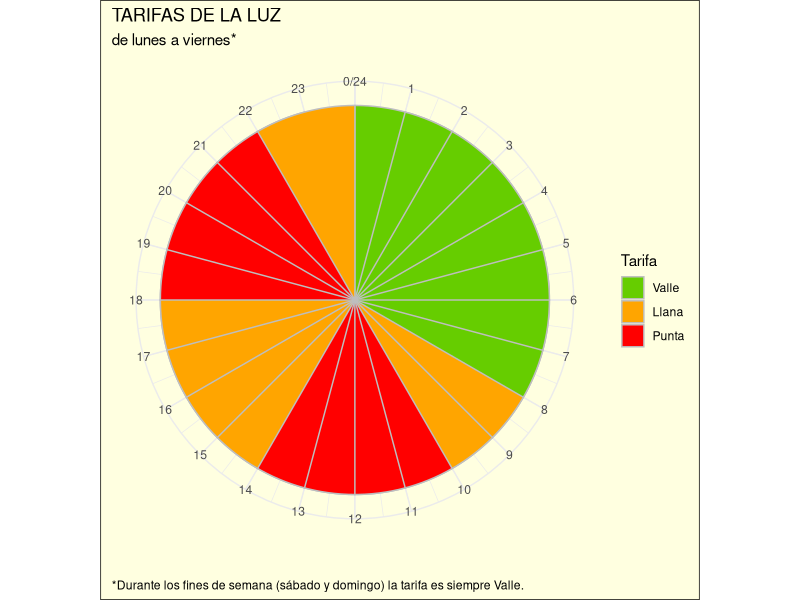
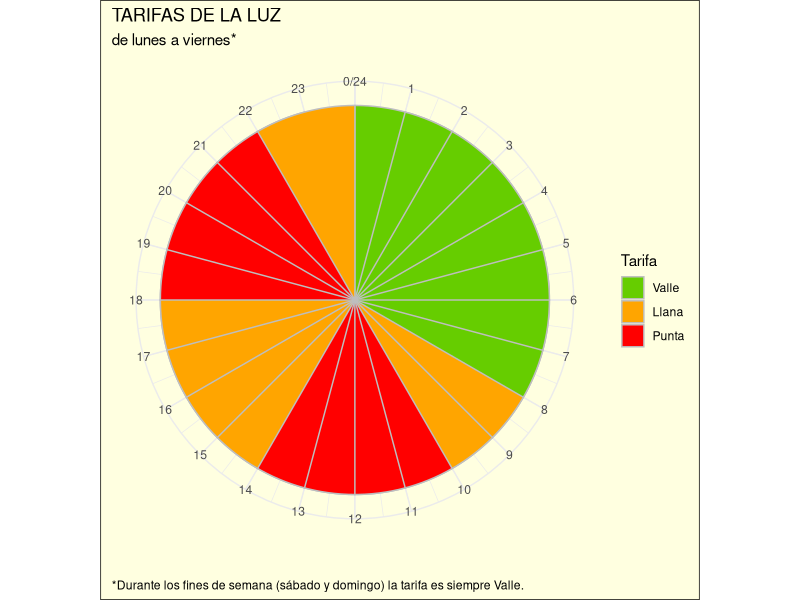
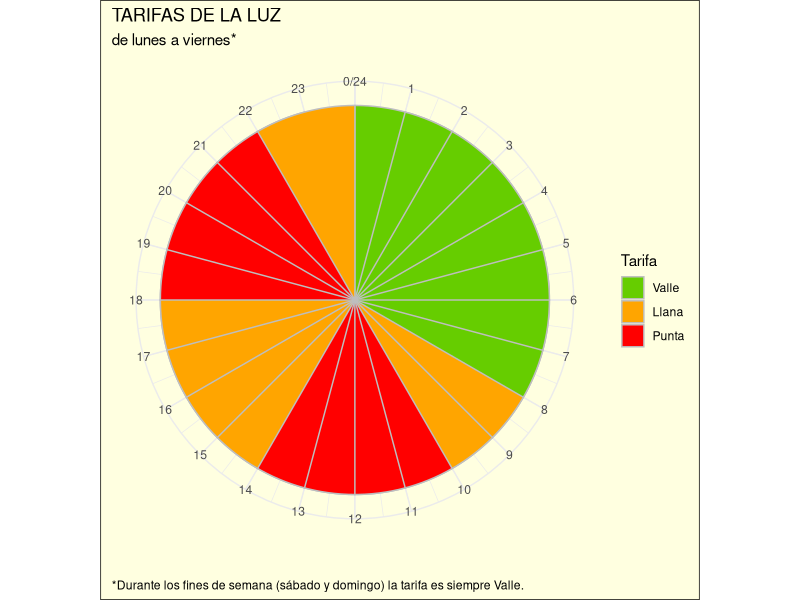

Reproduce these figures in R, in order.
# Second take
# Code adapted from https://stackoverflow.com/questions/18648115/circular-time-plots-in-r-with-stacked-rose

library('ggplot2')

horas <- read.csv("data/tramos2.csv",
                  header = TRUE)

# Reordering factor levels for a nicer plot legend
horas$Tarifa <- factor(horas$Tarifa, levels = c("Valle", "Llana", "Punta"))

p <- ggplot(horas, aes(x = Hora, y = 1, fill = Tarifa)) +
  geom_bar(width = 2, colour = 'grey', stat = 'identity') +
  theme_minimal() +
  theme(axis.text.y = element_blank(),
        axis.title.y = element_blank(),
        plot.background = element_rect(fill = "lightyellow"),
        plot.caption = element_text(hjust = 0)) + # Background colour
  scale_fill_manual(values = c("chartreuse3", "orange", "red")) + # Colours for factors
  coord_polar(start = 0) +
  scale_x_continuous("", limits = c(0,24), breaks = seq(0,24), labels = seq(0,24)) +
  labs(title = "TARIFAS DE LA LUZ",
       subtitle = "de lunes a viernes*",
       caption = "*Durante los fines de semana (sábado y domingo) la tarifa es siempre Valle.")

p

# Create results directory
if (!(dir.exists("results"))) {
  dir.create("results")
}

# Save as files
## Width and height found by trial and error to avoid printing the limits of the graph
## pdf format is way lighter than png
ggsave("results/tarifas.pdf", p, width = 4.82, height = 4.78)
ggsave("results/tarifas.png", p, width = 4.82, height = 4.78)
